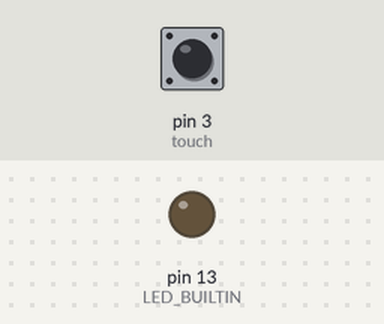
The sketch below on a simulated Arduino Uno, built with avr-gcc and run on an emulated ATmega328P. Shown: output pins drawn as LEDs (lit = HIGH). Inputs (shaded band) come from the test bench; at power-on: pin 3 (touch) LOW.

Above: at 1.2 s.
1.3 s: pin 3 (touch) pulled HIGH for 3.2 s
At 2.3 s:
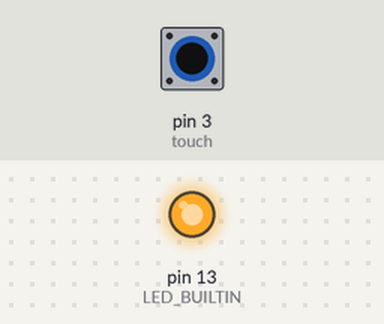
Timing chart, 0 to 7.8 s (numbered marks = the images above; inputs shaded):
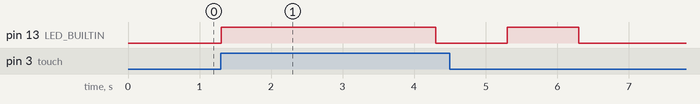

The sketch:

touch.ino
```cpp
int touch = 3;
int counter = 0;

void setup() {
  pinMode(3, INPUT);
  pinMode(LED_BUILTIN, OUTPUT);

  digitalWrite(LED_BUILTIN, LOW);

}

void loop() {
  unsigned long currentTime = millis();

  if (digitalRead(touch) == HIGH) {
    digitalWrite(LED_BUILTIN, HIGH);
    counter ++;
  }
  else if (digitalRead(touch) == LOW) {
    digitalWrite(LED_BUILTIN, LOW);
  }

  delay(100);

  if (counter == 20) {
    digitalWrite(LED_BUILTIN, HIGH);
    delay(1000);
    digitalWrite(LED_BUILTIN, LOW);
    delay(1000);
    digitalWrite(LED_BUILTIN, HIGH);
    delay(1000);
    digitalWrite(LED_BUILTIN, LOW);
    delay(1000);

    counter = 0;
  }
}
```

Measured:
- after the input at 1.3 s, pin 13 (LED_BUILTIN): LOW → HIGH at once, → LOW 3.0 s later, → HIGH 1.0 s later, → LOW 1.0 s later
